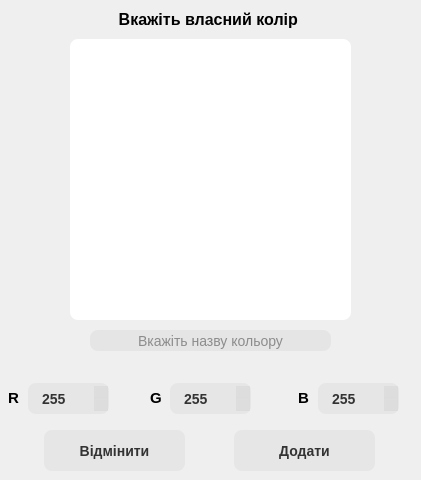
<?xml version="1.0" encoding="UTF-8"?>
<ui version="4.0">
 <class>AddColorWindow</class>
 <widget class="QWidget" name="AddColorWindow">
  <property name="geometry">
   <rect>
    <x>0</x>
    <y>0</y>
    <width>421</width>
    <height>480</height>
   </rect>
  </property>
  <property name="minimumSize">
   <size>
    <width>421</width>
    <height>457</height>
   </size>
  </property>
  <property name="maximumSize">
   <size>
    <width>421</width>
    <height>480</height>
   </size>
  </property>
  <property name="windowTitle">
   <string>Додавання кольору</string>
  </property>
  <property name="windowIcon">
   <iconset>
    <normaloff>images/Guess the color.png</normaloff>images/Guess the color.png</iconset>
  </property>
  <widget class="QLabel" name="label_4">
   <property name="geometry">
    <rect>
     <x>298</x>
     <y>390</y>
     <width>16</width>
     <height>16</height>
    </rect>
   </property>
   <property name="font">
    <font>
     <family>Arial</family>
     <pointsize>11</pointsize>
     <bold>true</bold>
    </font>
   </property>
   <property name="text">
    <string>B</string>
   </property>
  </widget>
  <widget class="QSpinBox" name="spinBox_2">
   <property name="geometry">
    <rect>
     <x>170</x>
     <y>383</y>
     <width>81</width>
     <height>31</height>
    </rect>
   </property>
   <property name="font">
    <font>
     <family>Arial</family>
     <pointsize>-1</pointsize>
     <fontweight>Medium</fontweight>
    </font>
   </property>
   <property name="styleSheet">
    <string notr="true">  background-color: rgba(51, 51, 51, 0.05);
  border-radius: 8px;
  border-width: 0;
  color: #333333;
  font-size: 14px;
  font-weight: 500;
  line-height: 20px;
  padding: 10px 12px;

</string>
   </property>
   <property name="maximum">
    <number>255</number>
   </property>
   <property name="value">
    <number>255</number>
   </property>
  </widget>
  <widget class="QPushButton" name="pushButton">
   <property name="geometry">
    <rect>
     <x>44</x>
     <y>430</y>
     <width>141</width>
     <height>41</height>
    </rect>
   </property>
   <property name="font">
    <font>
     <family>Arial</family>
     <pointsize>-1</pointsize>
     <bold>true</bold>
    </font>
   </property>
   <property name="styleSheet">
    <string notr="true">  background-color: rgba(51, 51, 51, 0.05);
  border-radius: 8px;
  color: #333333;
  font-size: 14px;



</string>
   </property>
   <property name="text">
    <string>Відмінити</string>
   </property>
  </widget>
  <widget class="QSpinBox" name="spinBox">
   <property name="geometry">
    <rect>
     <x>28</x>
     <y>383</y>
     <width>81</width>
     <height>31</height>
    </rect>
   </property>
   <property name="font">
    <font>
     <family>Arial</family>
     <pointsize>-1</pointsize>
     <fontweight>Medium</fontweight>
    </font>
   </property>
   <property name="styleSheet">
    <string notr="true">  background-color: rgba(51, 51, 51, 0.05);
  border-radius: 8px;
  border-width: 0;
  color: #333333;
  font-size: 14px;
  font-weight: 500;
  line-height: 20px;
  padding: 10px 12px;

</string>
   </property>
   <property name="maximum">
    <number>255</number>
   </property>
   <property name="value">
    <number>255</number>
   </property>
  </widget>
  <widget class="QLabel" name="label_2">
   <property name="geometry">
    <rect>
     <x>8</x>
     <y>390</y>
     <width>16</width>
     <height>16</height>
    </rect>
   </property>
   <property name="font">
    <font>
     <family>Arial</family>
     <pointsize>11</pointsize>
     <bold>true</bold>
    </font>
   </property>
   <property name="text">
    <string>R</string>
   </property>
  </widget>
  <widget class="QFrame" name="frame">
   <property name="geometry">
    <rect>
     <x>70</x>
     <y>39</y>
     <width>281</width>
     <height>281</height>
    </rect>
   </property>
   <property name="font">
    <font>
     <pointsize>12</pointsize>
    </font>
   </property>
   <property name="styleSheet">
    <string notr="true">background-color: rgb(255, 255, 255);
border-radius: 8px;</string>
   </property>
   <property name="frameShape">
    <enum>QFrame::StyledPanel</enum>
   </property>
   <property name="frameShadow">
    <enum>QFrame::Raised</enum>
   </property>
  </widget>
  <widget class="QSpinBox" name="spinBox_3">
   <property name="geometry">
    <rect>
     <x>318</x>
     <y>383</y>
     <width>81</width>
     <height>31</height>
    </rect>
   </property>
   <property name="font">
    <font>
     <family>Arial</family>
     <pointsize>-1</pointsize>
     <fontweight>Medium</fontweight>
    </font>
   </property>
   <property name="styleSheet">
    <string notr="true">  background-color: rgba(51, 51, 51, 0.05);
  border-radius: 8px;
  border-width: 0;
  color: #333333;
  font-size: 14px;
  font-weight: 500;
  line-height: 20px;
  padding: 10px 12px;

</string>
   </property>
   <property name="maximum">
    <number>255</number>
   </property>
   <property name="value">
    <number>255</number>
   </property>
  </widget>
  <widget class="QLabel" name="label">
   <property name="geometry">
    <rect>
     <x>90</x>
     <y>9</y>
     <width>241</width>
     <height>20</height>
    </rect>
   </property>
   <property name="font">
    <font>
     <family>Arial</family>
     <pointsize>12</pointsize>
     <bold>true</bold>
    </font>
   </property>
   <property name="text">
    <string>Вкажіть власний колір </string>
   </property>
   <property name="alignment">
    <set>Qt::AlignCenter</set>
   </property>
  </widget>
  <widget class="QPushButton" name="pushButton_2">
   <property name="geometry">
    <rect>
     <x>234</x>
     <y>430</y>
     <width>141</width>
     <height>41</height>
    </rect>
   </property>
   <property name="font">
    <font>
     <family>Arial</family>
     <pointsize>-1</pointsize>
     <bold>true</bold>
    </font>
   </property>
   <property name="styleSheet">
    <string notr="true">  background-color: rgba(51, 51, 51, 0.05);
  border-radius: 8px;
  color: #333333;
  font-size: 14px;</string>
   </property>
   <property name="text">
    <string>Додати</string>
   </property>
  </widget>
  <widget class="QLabel" name="label_3">
   <property name="geometry">
    <rect>
     <x>150</x>
     <y>390</y>
     <width>16</width>
     <height>16</height>
    </rect>
   </property>
   <property name="font">
    <font>
     <pointsize>11</pointsize>
     <bold>true</bold>
    </font>
   </property>
   <property name="text">
    <string>G</string>
   </property>
  </widget>
  <widget class="QLineEdit" name="lineEdit">
   <property name="geometry">
    <rect>
     <x>90</x>
     <y>330</y>
     <width>241</width>
     <height>21</height>
    </rect>
   </property>
   <property name="toolTipDuration">
    <number>-1</number>
   </property>
   <property name="accessibleDescription">
    <string>1</string>
   </property>
   <property name="layoutDirection">
    <enum>Qt::LeftToRight</enum>
   </property>
   <property name="styleSheet">
    <string notr="true">  background-color: rgba(31, 31, 31, 0.05);
  border-radius: 8px;
  color: #333333;
  font-size: 14px;</string>
   </property>
   <property name="locale">
    <locale language="Ukrainian" country="Ukraine"/>
   </property>
   <property name="inputMask">
    <string/>
   </property>
   <property name="text">
    <string/>
   </property>
   <property name="alignment">
    <set>Qt::AlignCenter</set>
   </property>
   <property name="placeholderText">
    <string>Вкажіть назву кольору</string>
   </property>
   <property name="clearButtonEnabled">
    <bool>false</bool>
   </property>
  </widget>
 </widget>
 <resources/>
 <connections/>
</ui>
